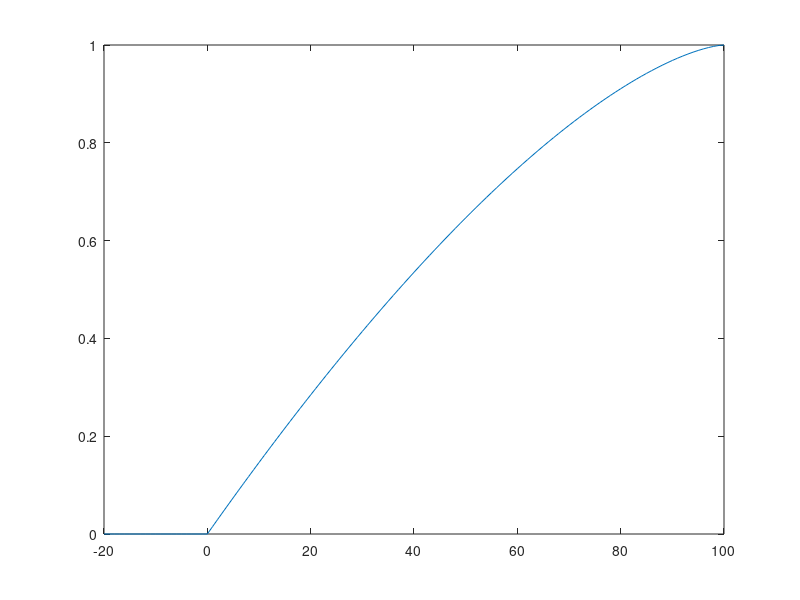

The MATLAB script that drew this image:
clc;

figure(2);
clf;

v = 10:10:20
v0 = 10:10:30

dv = v0 - v';

a = sign(dv) .* (1 - (1 - abs(dv) ./ v0) .^ 4)


% plot(v, a);

ds = 120:-1:0;
dsMax = 100;

f = min(1.0, max(0.0, (1 - (ds / dsMax) .^ 1.5)))

clf;
plot(dsMax - ds, f)


